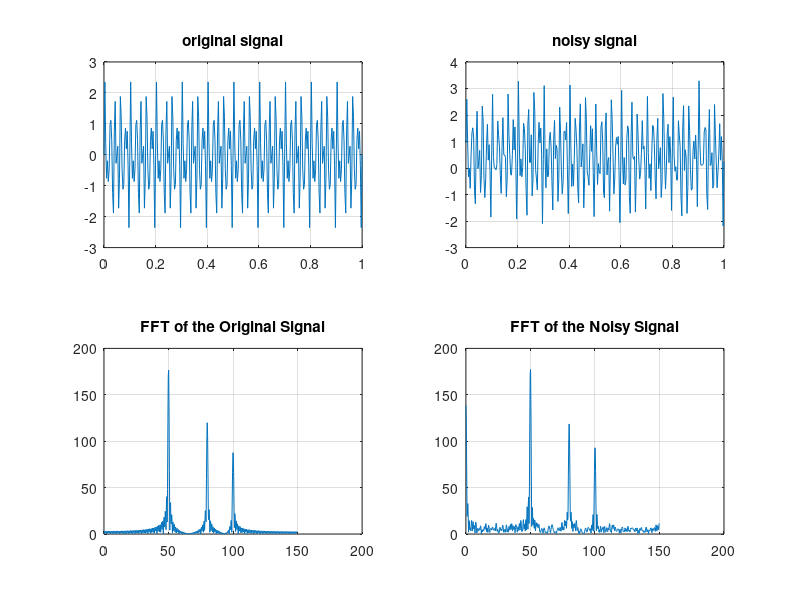

Write MATLAB code to recreate this figure.
clc;
f1 = 50;
f2 = 80;
f3 = 100;
f = max([f1,f2,f3]);
fs = 3* f;
Ts = 1/fs;
t= 0:Ts:1;
x = 1.2 * sin(2 * pi * f1 * t) + 0.8 * sin(2 * pi * f2 * t) + 0.6 * sin(2 * pi * f3 * t);
noise = rand(1,length(t));
xn=x+noise;
subplot(2,2,1);
plot(t,x); grid on;title('original signal');
subplot(2,2,2);
plot(t,xn); grid on;title('noisy signal');

X= fft(x,1024);
XN = fft(xn, 1024);
fp=fs*(0:511)/1024;
subplot(2,2,3);
plot(fp, abs(X(1:512))); grid on; title('FFT of the Original Signal');
subplot(2,2,4);
plot(fp, abs(XN(1:512))); grid on; title('FFT of the Noisy Signal');